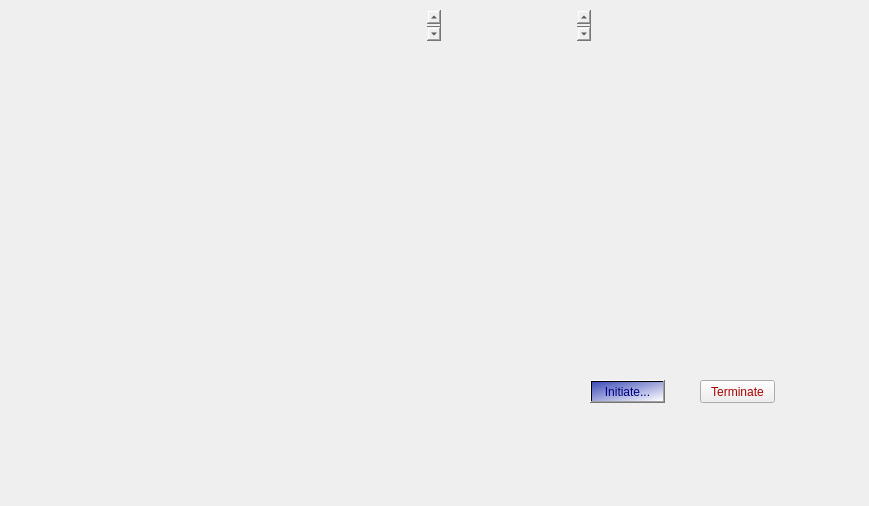
<?xml version="1.0" encoding="UTF-8"?>
<ui version="4.0">
 <class>JARVIS</class>
 <widget class="QMainWindow" name="JARVIS">
  <property name="geometry">
   <rect>
    <x>0</x>
    <y>0</y>
    <width>869</width>
    <height>506</height>
   </rect>
  </property>
  <property name="windowTitle">
   <string>MainWindow</string>
  </property>
  <widget class="QWidget" name="centralwidget">
   <widget class="QLabel" name="label">
    <property name="geometry">
     <rect>
      <x>0</x>
      <y>0</y>
      <width>811</width>
      <height>461</height>
     </rect>
    </property>
    <property name="frameShape">
     <enum>QFrame::NoFrame</enum>
    </property>
    <property name="text">
     <string/>
    </property>
    <property name="pixmap">
     <pixmap>jarvis gif.gif</pixmap>
    </property>
    <property name="scaledContents">
     <bool>true</bool>
    </property>
   </widget>
   <widget class="QPushButton" name="pushButton">
    <property name="geometry">
     <rect>
      <x>590</x>
      <y>380</y>
      <width>75</width>
      <height>23</height>
     </rect>
    </property>
    <property name="styleSheet">
     <string notr="true">background-color: qlineargradient(spread:pad, x1:0, y1:0, x2:1, y2:1, stop:0 rgba(61, 76, 184, 255), stop:1 rgba(255, 255, 255, 255));
color: rgb(0, 0, 127);</string>
    </property>
    <property name="text">
     <string>Initiate...</string>
    </property>
    <property name="flat">
     <bool>false</bool>
    </property>
   </widget>
   <widget class="QPushButton" name="pushButton_2">
    <property name="geometry">
     <rect>
      <x>700</x>
      <y>380</y>
      <width>75</width>
      <height>23</height>
     </rect>
    </property>
    <property name="styleSheet">
     <string notr="true">color:rgb(170, 0, 0)</string>
    </property>
    <property name="text">
     <string>Terminate</string>
    </property>
    <property name="flat">
     <bool>false</bool>
    </property>
   </widget>
   <widget class="QTextBrowser" name="textBrowser">
    <property name="geometry">
     <rect>
      <x>290</x>
      <y>10</y>
      <width>151</width>
      <height>31</height>
     </rect>
    </property>
    <property name="font">
     <font>
      <family>Rockwell Condensed</family>
      <pointsize>14</pointsize>
      <weight>75</weight>
      <bold>true</bold>
     </font>
    </property>
    <property name="styleSheet">
     <string notr="true">background:transparent;
border-radius:none;</string>
    </property>
   </widget>
   <widget class="QLabel" name="label_2">
    <property name="geometry">
     <rect>
      <x>0</x>
      <y>0</y>
      <width>211</width>
      <height>91</height>
     </rect>
    </property>
    <property name="text">
     <string/>
    </property>
    <property name="pixmap">
     <pixmap>initiating jarvis.gif</pixmap>
    </property>
    <property name="scaledContents">
     <bool>true</bool>
    </property>
   </widget>
   <widget class="QTextBrowser" name="textBrowser_2">
    <property name="geometry">
     <rect>
      <x>440</x>
      <y>10</y>
      <width>151</width>
      <height>31</height>
     </rect>
    </property>
    <property name="font">
     <font>
      <family>Rockwell Condensed</family>
      <pointsize>14</pointsize>
      <weight>75</weight>
      <bold>true</bold>
     </font>
    </property>
    <property name="styleSheet">
     <string notr="true">background:transparent;
border-radius:none;</string>
    </property>
   </widget>
  </widget>
 </widget>
 <resources/>
 <connections/>
</ui>
